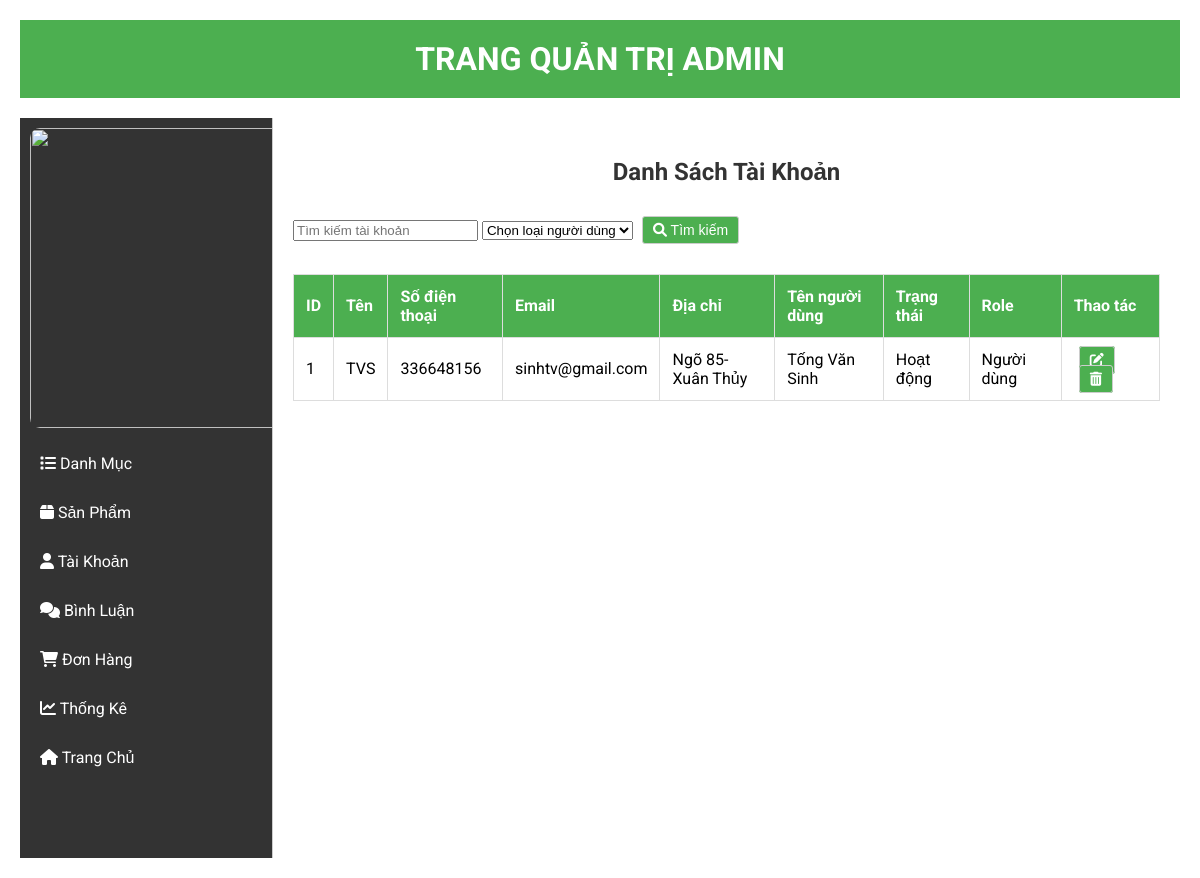
/admin/index.php?act=listtk, run on an earlier commit of the app's database.
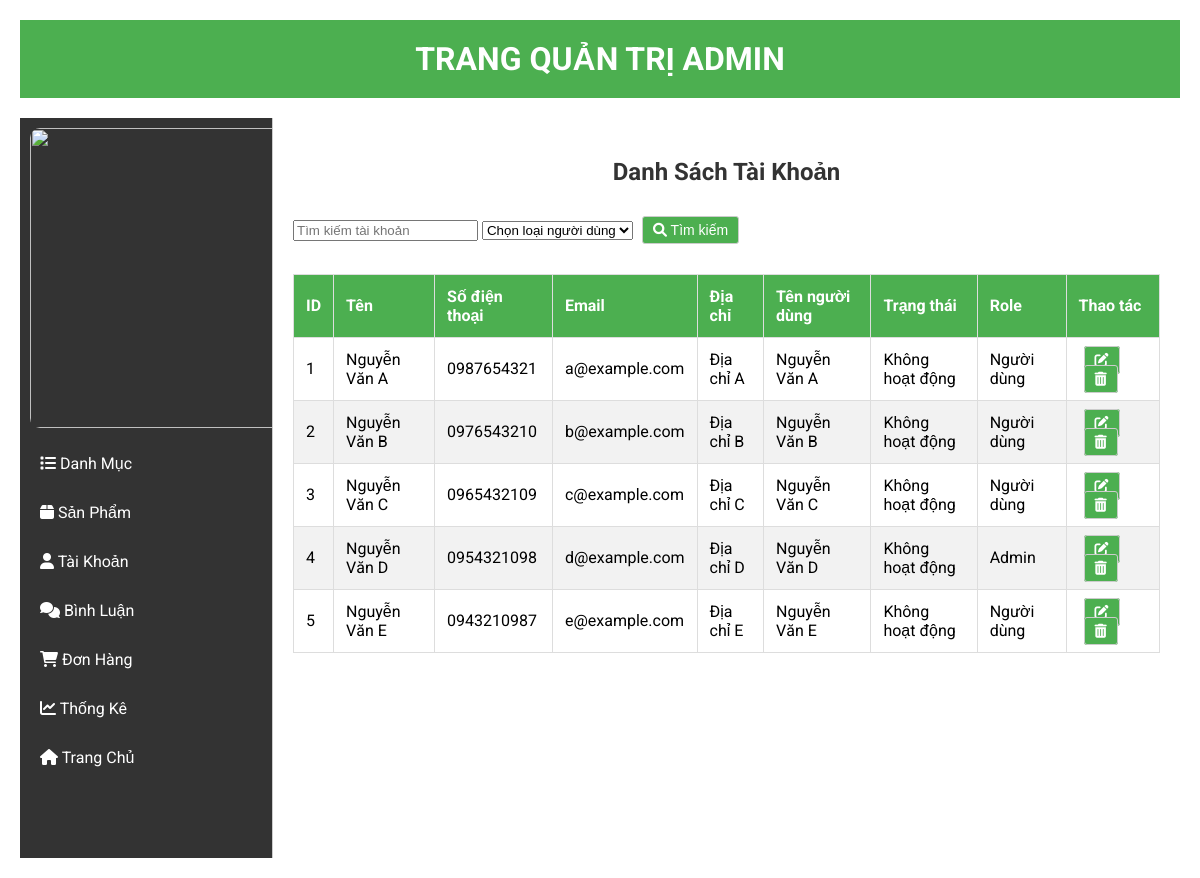
And on a later commit of the database.
### tables this page shows
CREATE TABLE `taikhoan` (
  `id_tk` int(10) NOT NULL AUTO_INCREMENT,
  `ten` varchar(50) NOT NULL,
  `mk` varchar(50) NOT NULL,
  `sdt` varchar(15) DEFAULT NULL,
  `email` varchar(50) NOT NULL,
  `dia_chi` varchar(255) DEFAULT NULL,
  `ten_nd` varchar(50) DEFAULT NULL,
  `trangthai` int(10) DEFAULT 0,
  `role` int(10) NOT NULL DEFAULT 0,
  PRIMARY KEY (`id_tk`)
);

### model/taikhoan.php (called while the page is built, shortened)
<?php
function loadall_taikhoan($kyw, $id_dm, $role = null)
{
    $conn = pdo_get_connection();
    $sql = "SELECT * FROM taikhoan WHERE ten LIKE :kyw";
    $stmt = $conn->prepare($sql);
    $stmt->bindValue(':kyw', "%$kyw%", PDO::PARAM_STR);
    $stmt->execute();
    return $stmt->fetchAll(PDO::FETCH_ASSOC);
}

### admin/taikhoan/listtk.php (the view, shortened to what this page needs)
<div class="row box">
    <?php include 'boxtrai.php'; ?>
    <div class="boxphai">
        <div class="tieudeb">
            <h2>Danh Sách Tài Khoản</h2>
            <form action="index.php?act=listtk" method="post">
                <input type="text" name="kyw" placeholder="Tìm kiếm tài khoản" value="<?= isset($_POST['kyw']) ? htmlspecialchars($_POST['kyw']) : '' ?>">
                <select name="role">
                    <option value="">Chọn loại người dùng</option>
                </select>
                <button type="submit" class="small-button"><i class="fas fa-search"></i> Tìm kiếm</button>
            </form>
        </div>
        <div class="bang">
            <table>
                <thead>
                    <tr>
                        <th>ID</th>
                        <th>Tên</th>
                        <th>Số điện thoại</th>
                        <th>Email</th>
                        <th>Địa chỉ</th>
                        <th>Tên người dùng</th>
                        <th>Trạng thái</th>
                        <th>Role</th>
                        <th>Thao tác</th>
                    </tr>
                </thead>
                <tbody>
                    <?php
                    if (isset($listtaikhoan) && count($listtaikhoan) > 0) {
                        foreach ($listtaikhoan as $taikhoan) {
                            $trangthai = $taikhoan['trangthai'] == '0' ? 'Hoạt động' : 'Không hoạt động';
                            $role = $taikhoan['role'] == '0' ? 'Người dùng' : 'Admin';
                    ?>
                            <tr>
                                <td><?= htmlspecialchars($taikhoan['id_tk']) ?></td>
                                <td><?= htmlspecialchars($taikhoan['ten']) ?></td>
                                <td><?= htmlspecialchars($taikhoan['sdt']) ?></td>
                                <td><?= htmlspecialchars($taikhoan['email']) ?></td>
                                <td><?= htmlspecialchars($taikhoan['dia_chi']) ?></td>
                                <td><?= htmlspecialchars($taikhoan['ten_nd']) ?></td>
                                <td><?= htmlspecialchars($trangthai) ?></td>
                                <td><?= htmlspecialchars($role) ?></td>
                                <td>
                                    <a href="index.php?act=update&id_tk=<?= htmlspecialchars($taikhoan['id_tk']) ?>" class="small-button"><i class="fas fa-edit"></i></a>
                                    <a href="#" onclick="return confirmDelete(<?= htmlspecialchars($taikhoan['id_tk']) ?>)" class="small-button"><i class="fas fa-trash-alt"></i></a>
                                </td>
                            </tr>
                        <?php
                        }
                    } else {
                        ?>
                        <tr>
                            <td colspan="9">Không có tài khoản nào</td>
                        </tr>
                    <?php
                    }
                    ?>
                </tbody>
            </table>
        </div>
    </div>
</div>

What changed in the data, as far as the page shows it:
changed taikhoan id 1: ten "TVS" → "Nguyễn Văn A"; sdt "336648156" → "0987654321"; email "sinhtv@gmail.com" → "a@example.com"; dia_chi "Ngõ 85-Xuân Thủy" → "Địa chỉ A"; ten_nd "Tống Văn Sinh" → "Nguyễn Văn A"; trangthai "Hoạt động" → "Không hoạt động"
added taikhoan: id_tk "2", ten "Nguyễn Văn B", sdt "0976543210", email "b@example.com", dia_chi "Địa chỉ B", ten_nd "Nguyễn Văn B", trangthai "Không hoạt động", role "Người dùng"
added taikhoan: id_tk "3", ten "Nguyễn Văn C", sdt "0965432109", email "c@example.com", dia_chi "Địa chỉ C", ten_nd "Nguyễn Văn C", trangthai "Không hoạt động", role "Người dùng"
added taikhoan: id_tk "4", ten "Nguyễn Văn D", sdt "0954321098", email "d@example.com", dia_chi "Địa chỉ D", ten_nd "Nguyễn Văn D", trangthai "Không hoạt động", role "Admin"
added taikhoan: id_tk "5", ten "Nguyễn Văn E", sdt "0943210987", email "e@example.com", dia_chi "Địa chỉ E", ten_nd "Nguyễn Văn E", trangthai "Không hoạt động", role "Người dùng"
